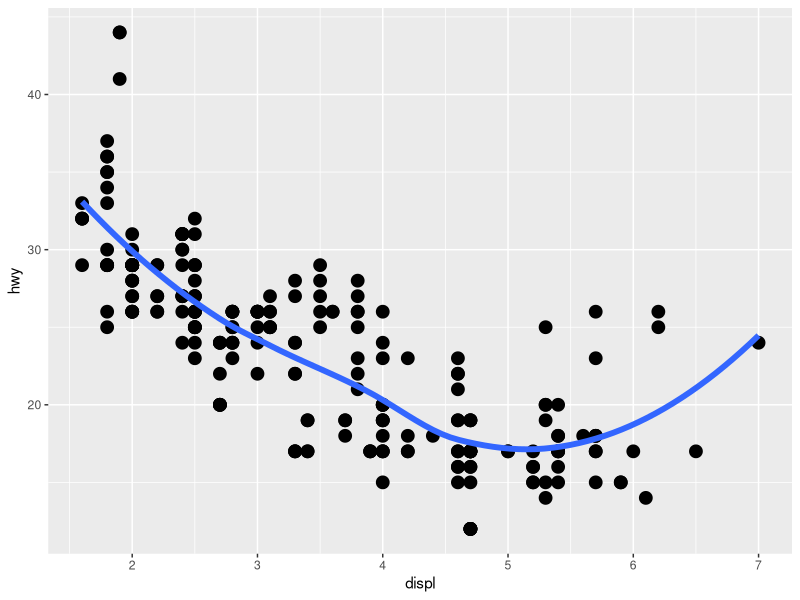
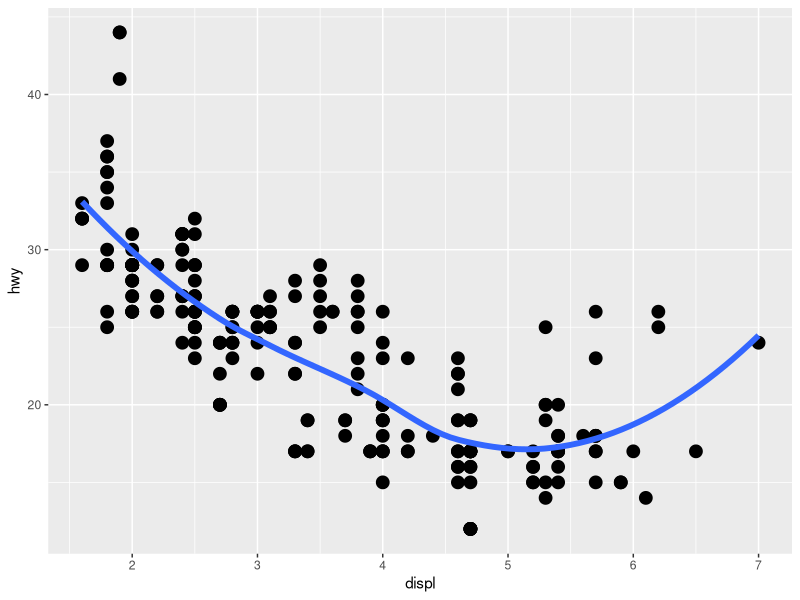
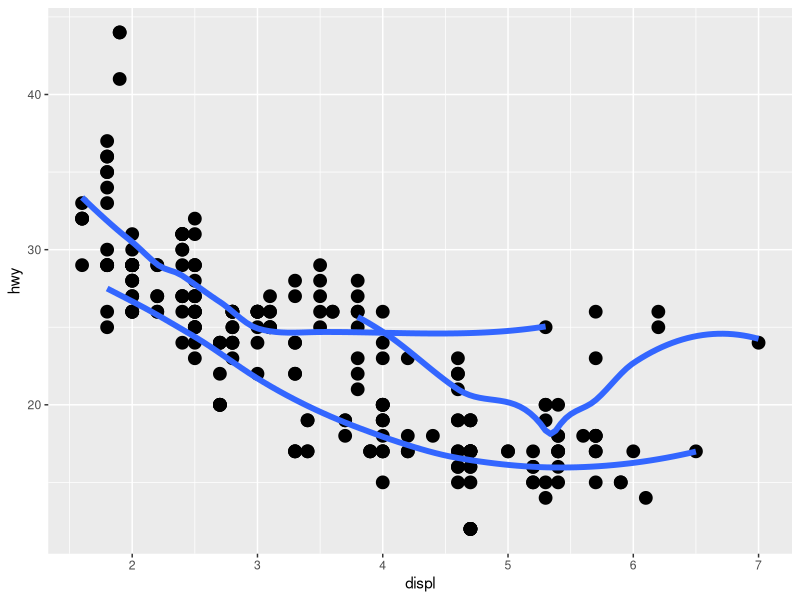
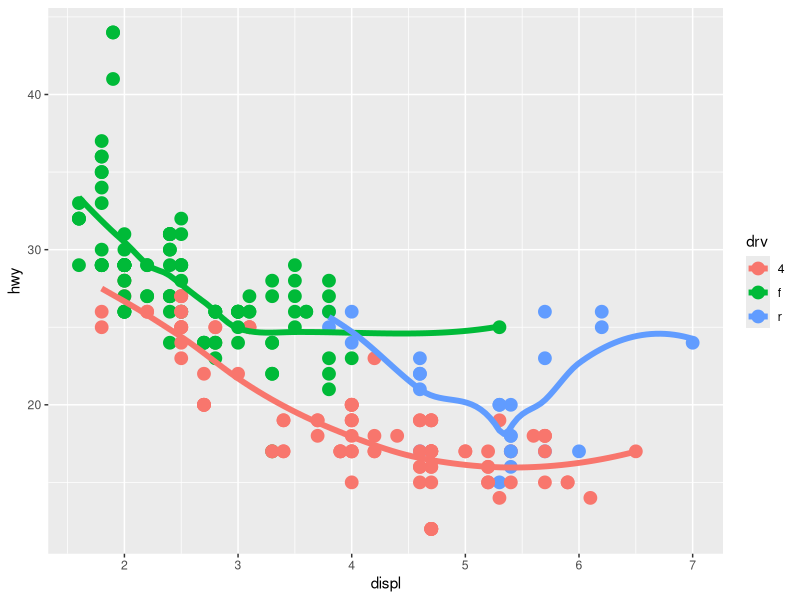
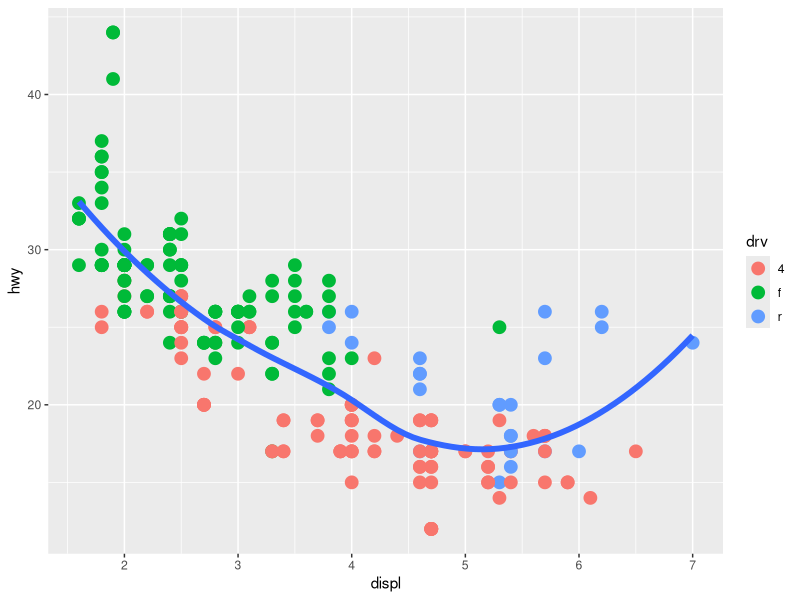
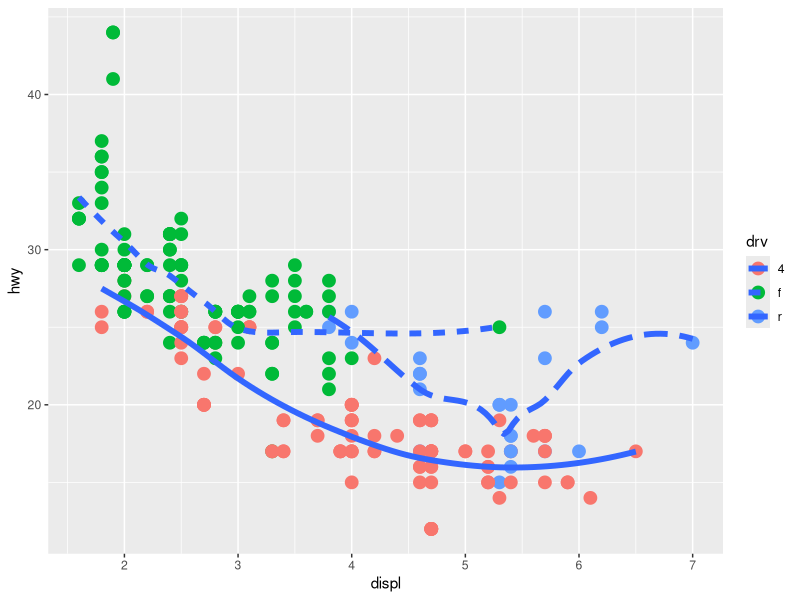
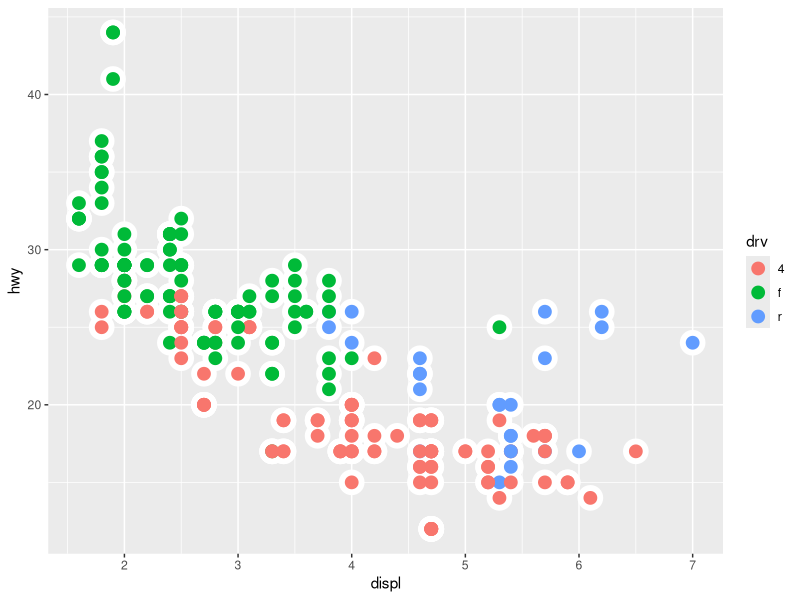

R code for these plots, in order:
# Examples from week 2 class discussion

# I plan to put this into a R notebook, but I'm starting here.
# Both files should contain the same info (there may be small differnces).

library(tidyverse)

# This weeks assignment was to create one of the six grahps from question 6 of 
# Exercises 3.6.1

ggplot(data = mpg) +
  geom_point(mapping = aes(x= displ, y = hwy), size = 4) +
  geom_smooth(mapping = aes(x= displ, y = hwy), size = 2, se = FALSE)

# This can be simplified by mapping the aestheitcs in the ggplot()

ggplot(data = mpg, mapping = aes(x= displ, y = hwy)) +
  geom_point(size = 4) +
  geom_smooth(size = 2, se = FALSE)

# The second graph shows the fits by some factor (three of them)
# Drivetrain (drv) was used earlier in the document

ggplot(data = mpg, mapping = aes(x= displ, y = hwy)) +
  geom_point(size = 4) +
  geom_smooth(mapping = aes(group = drv), size = 2, se = FALSE)

# The middle left plot adds color to ALL the data by drivetrain

ggplot(data = mpg, mapping = aes(x= displ, y = hwy, colour = drv)) +
  geom_point(size = 4) +
  geom_smooth(mapping = aes(group = drv), size = 2, se = FALSE)

# The middle right graph fits all the data to all the data

ggplot(data = mpg) +
  geom_point(mapping = aes(x= displ, y = hwy, colour = drv), size = 4) +
  geom_smooth(mapping = aes(x= displ, y = hwy), size = 2, se = FALSE)

# Bottom left moves changes the linetype by drivetrain
ggplot(data = mpg) +
  geom_point(mapping = aes(x= displ, y = hwy, colour = drv), size = 4) +
  geom_smooth(mapping = aes(x= displ, y = hwy, linetype = drv), size = 2, se = FALSE)

# The final graph, bottom right looks to be plotting a larger white point 
# under the colored points

ggplot(data = mpg) +
  geom_point(mapping = aes(x = displ, y = hwy), colour = "white", size = 8) +
  geom_point(mapping = aes(x = displ, y = hwy, colour = drv), size = 4)


